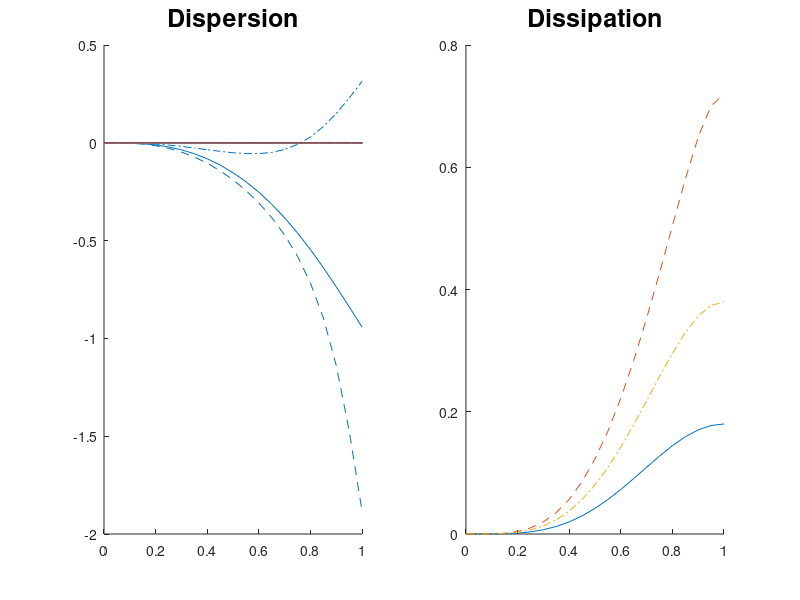

Here is the MATLAB script that generated this plot:
% Dissipation and dispersion plot for Lax-wendroff scheme

% Copyright 2001 P. Wesseling
% This program and its subprograms may be freely used, modified and distributed
% under the GNU General Public License: http://www.gnu.org/copyleft/gpl.html

% Theory in Section 9.3 of:

% 	P. Wesseling: Principles of Computational Fluid Dynamics
% 	Springer, Heidelberg, 2000 ISBN 3-5453-0. XII, 642 pp.
% See http://ta.twi.tudelft.nl/nw/users/wesseling/cfdbook.html

% This program generates Fig. 9.1 in the book

		% ...............Input.........................................
sigma = [0.3  0.6  0.9]		% CFL numbers	
		% ..............End of input...................................
		
x = 0.0:0.05:1.0; theta = pi*x; dispersion = zeros(length(theta));

figure(1), clf
subplot(1,2,1), hold on, title('Dispersion','fontsize',18)
subplot(1,2,2), hold on, title('Dissipation','fontsize',18)
 
s = (sin(0.5*theta)).^2;
for k = 1:length(sigma)
  z = sigma(k)*sin(theta); 	z = z./(1-sigma(k)*sigma(k)*(1-cos(theta)));
  for j = 1:length(theta)
    if z(j) >= 0,    dispersion(j) = atan(z(j)) - sigma(k)*theta(j);
    else,	     dispersion(j) = atan(z(j)) + pi - sigma(k)*theta(j);
    end
  end
  dissipation = 1 - sqrt(1 + 4*sigma(k)^2*(sigma(k)^2 - 1)*s.^2);
  if k==1,lijntype='-';elseif k==2,lijntype = '--';else,lijntype='-.';end
  subplot(1,2,1), plot(x,dispersion,lijntype)
  subplot(1,2,2), plot(x,dissipation,lijntype)
end
